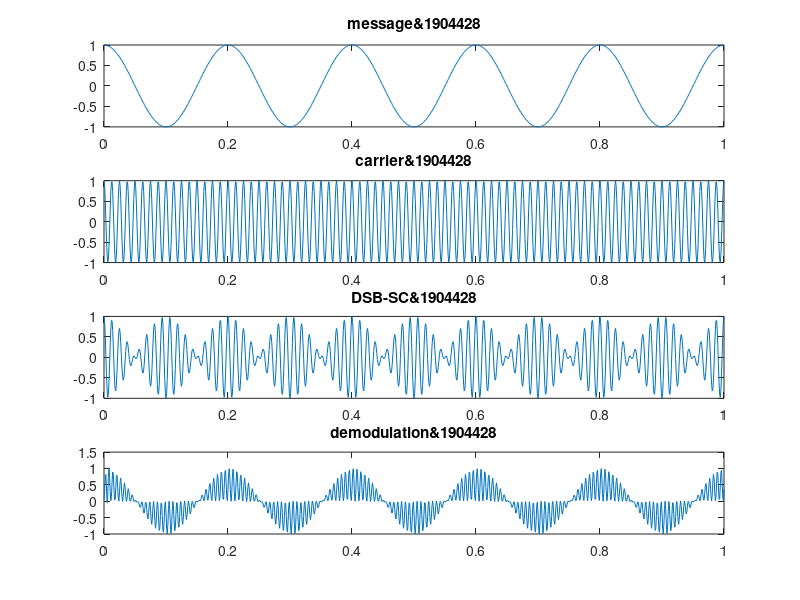

Recreate this plot in MATLAB.
%%Mayukh Bhattacharya
%%1904428
clc;
clear all;
close all;
t=[0:0.001:1];
f1=5;
m=cos(2*pi*f1*t);
subplot(4,2,[1,2]);
plot(t,m);
title('message&1904428');
f2=80;
c=cos(2*pi*f2*t);
subplot(4,2,[3,4]);
plot(t,c);
title('carrier&1904428');
s=m.*c;
subplot(4,2,[5,6]);
plot(t,s);
title('DSB-SC&1904428');
s1=s.*c;
[b,a]=butter(5,0.5);
s2=filter(b,a,s1);
subplot(4,2,[7,8]);
plot(t,s2);
title('demodulation&1904428');